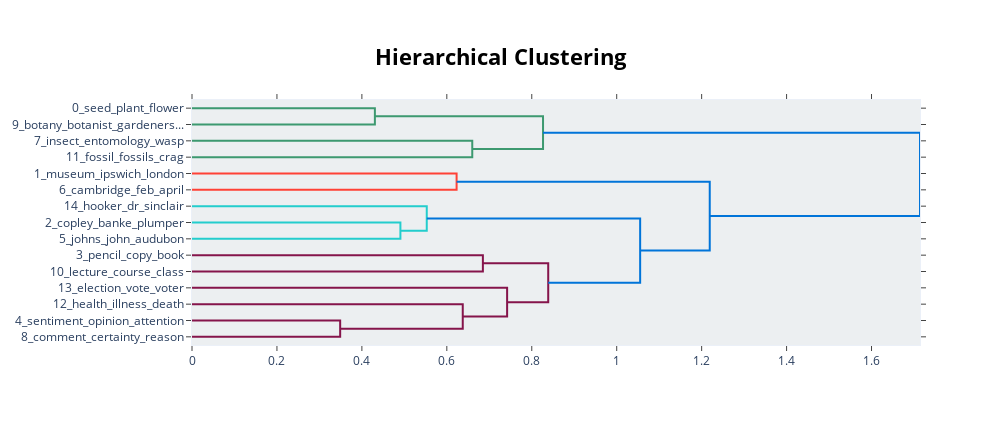

This figure's notebook cell:
### Markdown cell above
Use all_tree_vis function to create dendrogram visualisation of clusters for most prominent topics, with dataframe and topic model as parameters.

### Code cell
all_tree_vis = bertopic_tree(sent_df, topic_model)
all_tree_vis

### Figure 1 — Plotly figure (JSON) as saved in the notebook; plotly's stock layout.template omitted (floating-point values rounded to 4 significant figures)
{"data": [{"hoverinfo": "text", "marker": {"color": "rgb(61,153,112)"}, "mode": "lines", "type": "scatter", "x": [0, 0.4306, 0.4306, 0], "xaxis": "x", "y": [-5, -5, -15, -15], "yaxis": "y"}, {"hoverinfo": "text", "marker": {"color": "rgb(61,153,112)"}, "mode": "lines", "type": "scatter", "x": [0, 0.6599, 0.6599, 0], "xaxis": "x", "y": [-25, -25, -35, -35], "yaxis": "y"}, {"hoverinfo": "text", "marker": {"color": "rgb(61,153,112)"}, "mode": "lines", "type": "scatter", "x": [0.4306, 0.8265, 0.8265, 0.6599], "xaxis": "x", "y": [-10, -10, -30, -30], "yaxis": "y"}, {"hoverinfo": "text", "marker": {"color": "rgb(255,65,54)"}, "mode": "lines", "type": "scatter", "x": [0, 0.623, 0.623, 0], "xaxis": "x", "y": [-45, -45, -55, -55], "yaxis": "y"}, {"hoverinfo": "text", "marker": {"color": "rgb(35,205,205)"}, "mode": "lines", "type": "scatter", "x": [0, 0.4907, 0.4907, 0], "xaxis": "x", "y": [-75, -75, -85, -85], "yaxis": "y"}, {"hoverinfo": "text", "marker": {"color": "rgb(35,205,205)"}, "mode": "lines", "type": "scatter", "x": [0, 0.5528, 0.5528, 0.4907], "xaxis": "x", "y": [-65, -65, -80, -80], "yaxis": "y"}, {"hoverinfo": "text", "marker": {"color": "rgb(133,20,75)"}, "mode": "lines", "type": "scatter", "x": [0, 0.6849, 0.6849, 0], "xaxis": "x", "y": [-95, -95, -105, -105], "yaxis": "y"}, {"hoverinfo": "text", "marker": {"color": "rgb(133,20,75)"}, "mode": "lines", "type": "scatter", "x": [0, 0.3489, 0.3489, 0], "xaxis": "x", "y": [-135, -135, -145, -145], "yaxis": "y"}, {"hoverinfo": "text", "marker": {"color": "rgb(133,20,75)"}, "mode": "lines", "type": "scatter", "x": [0, 0.6375, 0.6375, 0.3489], "xaxis": "x", "y": [-125, -125, -140, -140], "yaxis": "y"}, {"hoverinfo": "text", "marker": {"color": "rgb(133,20,75)"}, "mode": "lines", "type": "scatter", "x": [0, 0.742, 0.742, 0.6375], "xaxis": "x", "y": [-115, -115, -132.5, -132.5], "yaxis": "y"}, {"hoverinfo": "text", "marker": {"color": "rgb(133,20,75)"}, "mode": "lines", "type": "scatter", "x": [0.6849, 0.8387, 0.8387, 0.742], "xaxis": "x", "y": [-100, -100, -123.8, -123.8], "yaxis": "y"}, {"hoverinfo": "text", "marker": {"color": "rgb(0,116,217)"}, "mode": "lines", "type": "scatter", "x": [0.5528, 1.055, 1.055, 0.8387], "xaxis": "x", "y": [-72.5, -72.5, -111.9, -111.9], "yaxis": "y"}, {"hoverinfo": "text", "marker": {"color": "rgb(0,116,217)"}, "mode": "lines", "type": "scatter", "x": [0.623, 1.219, 1.219, 1.055], "xaxis": "x", "y": [-50, -50, -92.19, -92.19], "yaxis": "y"}, {"hoverinfo": "text", "marker": {"color": "rgb(0,116,217)"}, "mode": "lines", "type": "scatter", "x": [0.8265, 1.714, 1.714, 1.219], "xaxis": "x", "y": [-20, -20, -71.09, -71.09], "yaxis": "y"}], "layout": {"autosize": false, "height": 425, "hoverlabel": {"bgcolor": "white", "font": {"family": "Rockwell", "size": 16}}, "hovermode": "closest", "plot_bgcolor": "#ECEFF1", "showlegend": false, "title": {"font": {"color": "Black", "size": 22}, "text": "<b>Hierarchical Clustering", "x": 0.5, "xanchor": "center", "yanchor": "top"}, "width": 1000, "xaxis": {"mirror": "allticks", "rangemode": "tozero", "showgrid": false, "showline": true, "showticklabels": true, "ticks": "outside", "type": "linear", "zeroline": false}, "yaxis": {"mirror": "allticks", "range": [-150, 0], "rangemode": "tozero", "showgrid": false, "showline": true, "showticklabels": true, "tickmode": "array", "ticks": "outside", "ticktext": ["0_seed_plant_flower", "9_botany_botanist_gardeners...", "7_insect_entomology_wasp", "11_fossil_fossils_crag", "1_museum_ipswich_london", "6_cambridge_feb_april", "14_hooker_dr_sinclair", "2_copley_banke_plumper", "5_johns_john_audubon", "3_pencil_copy_book", "10_lecture_course_class", "13_election_vote_voter", "12_health_illness_death", "4_sentiment_opinion_attention", "8_comment_certainty_reason"], "tickvals": [-5, -15, -25, -35, -45, -55, -65, -75, -85, -95, -105, -115, -125, -135, -145], "type": "linear", "zeroline": false}}}
